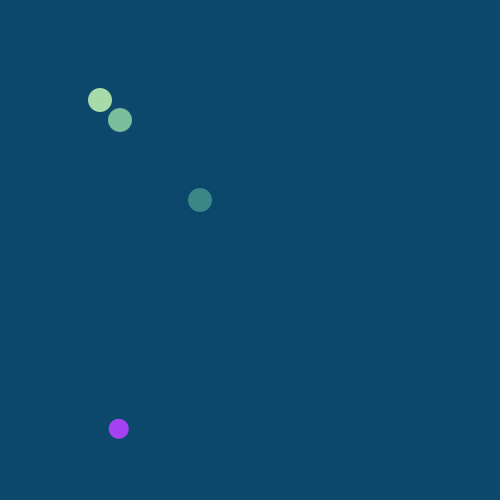
Frame 1 (no input)
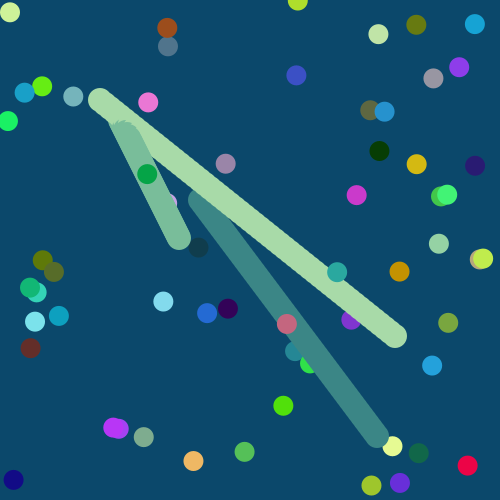
Frame 60 (the mouse pressed at the canvas centre just before this capture)
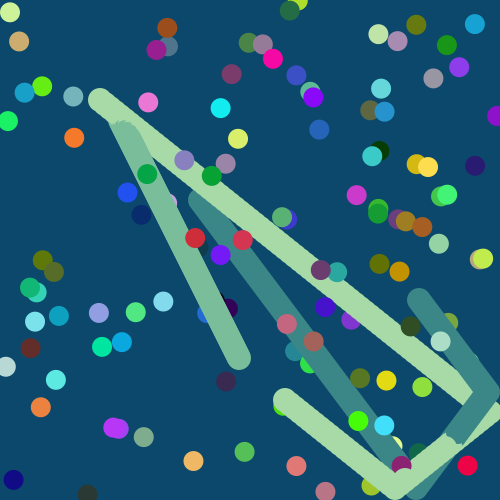
Frame 120 (the mouse held since frame 60 and released just before this capture)

The Processing sketch that drew these frames (run headless with seeded random() and noise(); from frame 60 on, the mouse is pressed at the canvas centre):

// Processing sketch: processing_71624
// ── processing_71624.pde

int circle_x_a=100;
int circle_y_a=100;
int circle_radius=12;
int circle_x_a_speed=5;
int circle_y_a_speed=4;

int circle_x_b=120;
int circle_y_b=120;
int circle_x_b_speed=1;
int circle_y_b_speed=2;

int circle_x_c=200;
int circle_y_c=200;
int circle_x_c_speed=3;
int circle_y_c_speed=4;

void setup(){
size(500, 500);
background(11, 72, 107);

}
  
void draw (){
  noStroke();
   
 
  fill(random(255), random(255), random(255));
  ellipse(random(width), random(height), 20, 20);
  
    //Circle_A
  fill(168, 218, 168);
  ellipse(circle_x_a, circle_y_a, circle_radius*2, circle_radius*2);


  /////  /////  /////  /////  /////  /////  /////  /////  /////  /////  /////  MOVE ON X
  circle_x_a=circle_x_a+circle_x_a_speed;
  if ((circle_x_a>=width - circle_radius) || (circle_x_a<=0 +circle_radius)) {
    circle_x_a_speed = circle_x_a_speed*-1;
  }

  /////  /////  /////  /////  /////  /////  /////  /////  /////  /////  /////  MOVE ON Y
  circle_y_a=circle_y_a+circle_y_a_speed;
  if ((circle_y_a>=height - circle_radius) || (circle_y_a<=0 +circle_radius)) {
    circle_y_a_speed = circle_y_a_speed*-1;
  }

  //Circle_b
  fill(121, 189, 154);
  ellipse(circle_x_b, circle_y_b, circle_radius*2, circle_radius*2);

    /////  /////  /////  /////  /////  /////  /////  /////  /////  /////  /////  MOVE ON X
    circle_x_b=circle_x_b+circle_x_b_speed;
  if ((circle_x_b>=width - circle_radius) || (circle_x_b<=0 +circle_radius)) {
    circle_x_b_speed = circle_x_b_speed*-1;
  }

  /////  /////  /////  /////  /////  /////  /////  /////  /////  /////  /////  MOVE ON Y
  circle_y_b=circle_y_b+circle_y_b_speed;
  if ((circle_y_b>=height - circle_radius) || (circle_y_b<=0 +circle_radius)) {
    circle_y_b_speed = circle_y_b_speed*-1;
  }
  
  //Circle_c
  fill(59, 134, 134);
  ellipse(circle_x_c, circle_y_c, circle_radius*2, circle_radius*2);

    /////  /////  /////  /////  /////  /////  /////  /////  /////  /////  /////  MOVE ON X
    circle_x_c=circle_x_c+circle_x_c_speed;
  if ((circle_x_c>=width - circle_radius) || (circle_x_c<=0 +circle_radius)) {
    circle_x_c_speed = circle_x_c_speed*-1;
  }

  /////  /////  /////  /////  /////  /////  /////  /////  /////  /////  /////  MOVE ON Y
  circle_y_c=circle_y_c+circle_y_c_speed;
  if ((circle_y_c>=height - circle_radius) || (circle_y_c<=0 +circle_radius)) {
    circle_y_c_speed = circle_y_c_speed*-1;
  }
}
